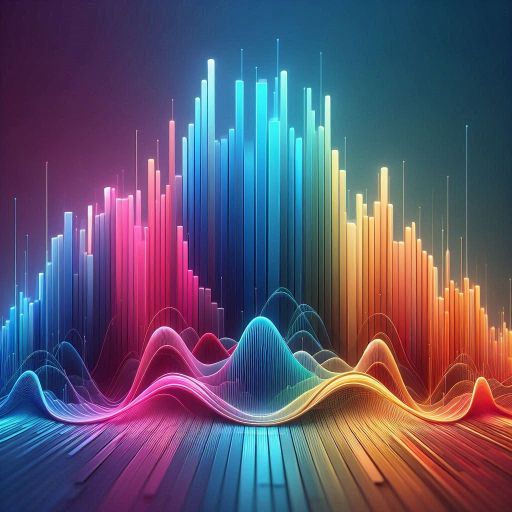
#> input picture archive/histograma.jpg, 1024 x 1024 px (shown at 1/2 size)
$ python -i Parte_5_1.py   (imports and definitions only)
#> lines starting #> are read from the running program, lines starting #| are printed output that depends on the picture
### Parte_4_5.py
#Usando SURF
import cv2
import cv2 as cv

#imagem
imagem = cv.imread('archive/histograma.jpg')
#> imagem is the input picture: shape (1024, 1024, 3); mean B, G, R 108.7, 84.2, 92.9
imagem_cinza = cv.cvtColor(imagem, cv.COLOR_BGR2GRAY)
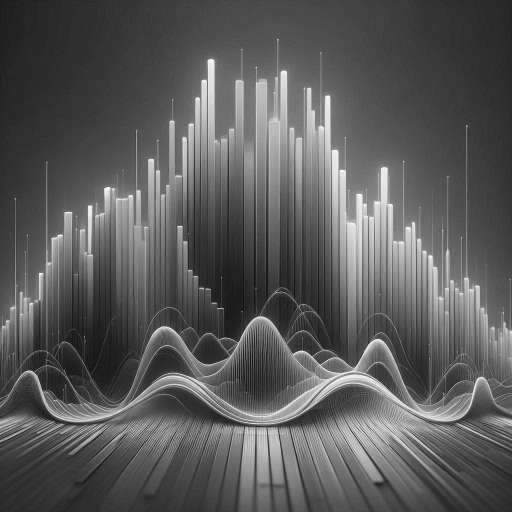
#> imagem_cinza: shape (1024, 1024) (shown at 1/2 size); min 3, max 254, mean 89.6

#detector SURF
surf = cv2.xfeatures2d.SURF_create(400)#O SURF_create() não existe no opencv

#pontos de interesse e calcular
keypoints, descritores = surf.detectAndCompute(imagem_cinza, None)

#define os pontos de interesse na imagem
imagem_com_keypoints = cv.drawKeypoints(imagem, keypoints, None, flags=cv.DRAW_MATCHES_FLAGS_DRAW_RICH_KEYPOINTS)

#exibe
cv.imshow("Imagem transformada: ", imagem)

cv.imwrite("imagems_salvas/parte_4_5.jpg",imagem)
cv.waitKey(0)
cv.destroyAllWindows()

### Parte_5_1.py
'''• Transformações Geométricas: Rotação, Translação, Transformação de
Perspectiva (Homografia), Correção de Distorção. '''
from Parte_4_5 import imagem_cinza

'''6. Transformações Geométricas e Operações Aritméticas: Implementar
rotacionamento, translação e operações como soma e subtração de imagens.'''

#Rotacionamento
import cv2 as cv
import numpy as np


def redimensionar(caminhoimg):
    # Carregar a imagem
#> called with caminhoimg = 'archive/histograma.jpg'
    img = cv.imread(caminhoimg)

    # Converter a imagem para escala de cinza
    img_cinza = cv.cvtColor(img, cv.COLOR_BGR2GRAY)

    # Fatores de redimensionamento
    fator1 = 3.0  # Aumentar o tamanho
    fator2 = 1 / 3.0  # Reduzir o tamanho

    # Redimensionar a imagem
    img_ampliada = cv.resize(img_cinza, None, fx=fator1, fy=fator1, interpolation=cv.INTER_LINEAR)
    img_reduzida = cv.resize(img_cinza, None, fx=fator2, fy=fator2, interpolation=cv.INTER_LINEAR)
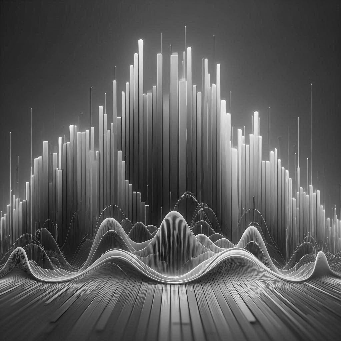
#> img_reduzida: shape (341, 341); min 12, max 253, mean 89.6

    # Exibir as imagens redimensionadas
    cv.imshow("Imagem Ampliada", img_ampliada)
    cv.imshow("Imagem Reduzida", img_reduzida)
    cv.waitKey(0)
    cv.destroyAllWindows()

    # Salvar as imagens redimensionadas
    cv.imwrite("imagems_salvas/Parte_5_1_ampliada.jpg", img_ampliada)
    cv.imwrite("imagems_salvas/Parte_5_1_reduzida.jpg", img_reduzida)


# Chamar a função para redimensionar e salvar a imagem
# [1 line not run here, left out]

>>> result = redimensionar('archive/histograma.jpg')
